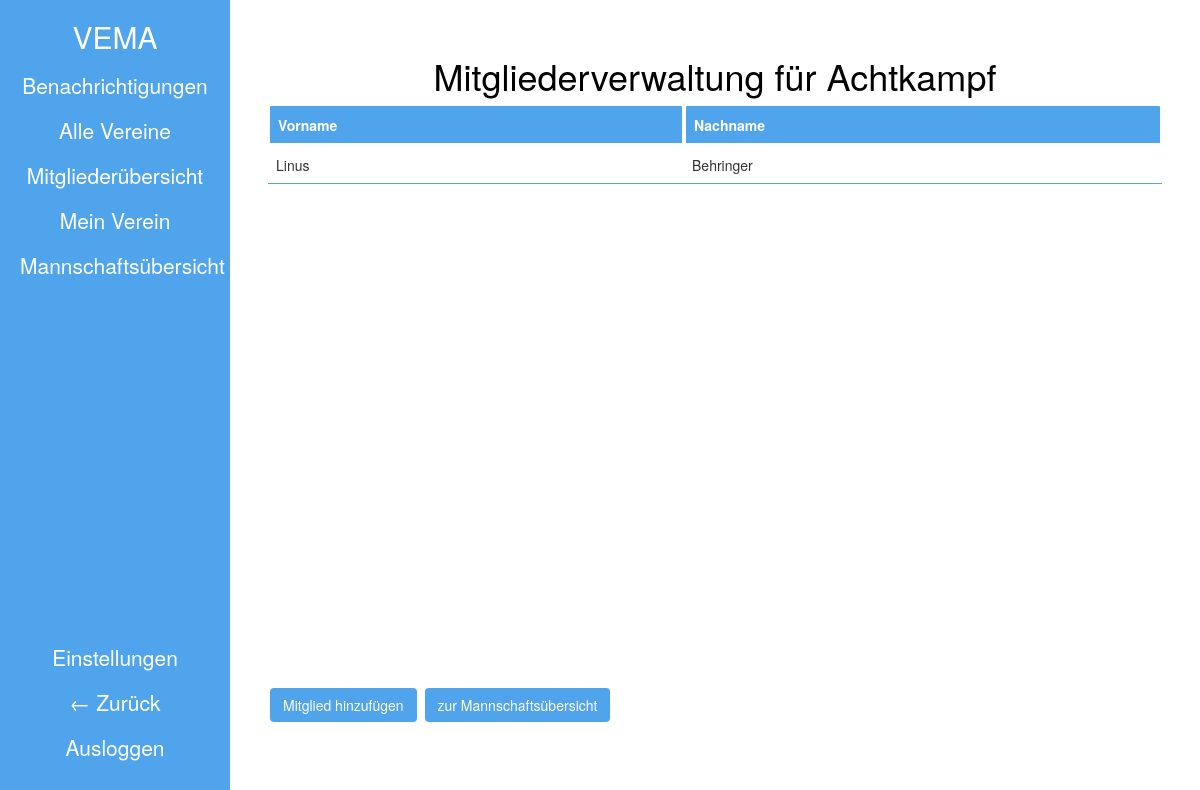
Screenshot of /teams/13/9/addTeamMember/ (signed in) with the database file from the repository.
### manageyourclub/teams/models.py (models this page shows)
class TeamModel(models.Model):
    teamName = models.CharField(max_length=30)
    clubId = models.ForeignKey(to=ClubModel, on_delete=models.CASCADE)
    sportId = models.ForeignKey(to=SportModel, on_delete=models.CASCADE)
    members = models.ManyToManyField(Membership, related_name="teams")

### manageyourclub/members/models.py (models this page shows, shortened)
class Membership(models.Model):
    club            = models.ForeignKey(to=ClubModel, on_delete=models.CASCADE)
    number          = models.AutoField(primary_key=True, unique=True)
    paymentState    = models.CharField(max_length=10, blank=True, null=True) # später vlt mit default
    paymentMethod   = models.ForeignKey(to=PaymentMethod, on_delete=models.PROTECT, blank=True, null=True)
    memberFunction  = models.ForeignKey(to=MemberFunction, on_delete=models.PROTECT, blank=True, null=True)
    memberState     = models.ForeignKey(to=MemberState, on_delete=models.PROTECT, blank=True, null=True)
    member          = models.ForeignKey(to=CustomUser, on_delete=models.CASCADE)
    memberSince     = models.IntegerField()
    phone           = models.CharField(max_length=20, blank=True, null=True)
    class Meta:
        unique_together = ('member', 'club',)

### manageyourclub/users/models.py (models this page shows, shortened)
class CustomUser(AbstractBaseUser):
    email = models.EmailField(verbose_name='email', max_length = 60, unique=True)
    date_joined = models.DateField(verbose_name='date joined', auto_now_add=True)
    last_login = models.DateField(verbose_name='last login', auto_now=True)
    is_admin = models.BooleanField(default=False)
    is_active = models.BooleanField(default=True)
    is_staff = models.BooleanField(default=False)
    is_superuser = models.BooleanField(default=False)
    Vorname = models.CharField(max_length=30)
    Nachname = models.CharField(max_length=30)
    Geburtstag = models.DateField()
    Geschlecht = models.ForeignKey(to=Gender, on_delete=models.PROTECT)
    Adresse = models.ForeignKey(to=AddressModel, on_delete=models.PROTECT)
    email_confirmed = models.BooleanField(default=False)
    objects = CustomUserManager()
    USERNAME_FIELD = 'email'
    REQUIRED_FIELDS = ['Vorname', 'Nachname', 'Geburtstag', 'Geschlecht', 'Adresse']

### manageyourclub/teams/views.py (the view)
# urls.py: path('<int:club>/<int:team>/addTeamMember/', addTeamMemberView, name='addTeamMember'),
def addTeamMemberView(request, team, club):
    if not request.user.is_authenticated:
        return redirect('login')
    club = ClubModel.objects.get(pk=club)
    team = TeamModel.objects.get(pk=team)
    teamMembers = team.members.all()
    form = AddTeamMemberForm()
    if request.method == 'POST':
        form = AddTeamMemberForm(request.POST)
        if form.is_valid():
            form.addMember(club, team)
    context = {
        'form': form,
        'team': team,
        'club': club,
        'teamMembers': teamMembers,
    }
    return render(request, 'teamMemberHandling/addTeamMember.html', context)

### manageyourclub/teams/templates/teamMemberHandling/addTeamMember.html
{% extends 'table.html' %}
{% block headline %}Mitgliederverwaltung für {{team.teamName }}{% endblock headline %}
{% block tablehead %}
    <th>Vorname</th>
    <th>Nachname</th>
{% endblock tablehead %}
{% block tablerows %}
    {% for member in teamMembers %}
        <tr>
            <td id="member_vorname_{{ forloop.counter }}">{{ member.member.Vorname }}</td>
            <td id="member_nachname_{{ forloop.counter }}">{{ member.member.Nachname }}</td>
        </tr>
    {% endfor %}
{% endblock tablerows %}
{% block underTable %}
    {% include 'teamMemberHandling/addTeamMemberPopup.html' %}
    <a href="{% url 'showAllTeams' club=club.id %}" id="all_teams_link">
        <button type="button" class="btn btn-default" style="margin-left: 4px; border-color: transparent; background-color: var(--vema-blue); color:var(--bg-color);" id="buttons">zur Mannschaftsübersicht</button>
    </a>
{% endblock underTable %}

### manageyourclub/static/css/base.css (style rules this page uses)
:root { --vema-blue: #50A4Eb; --grey: #ADB5BD; --bg-color: white; }

### manageyourclub/static/css/tables.css (style rules this page uses)
th { background-color: var(--vema-blue); color: white; border: 4px solid; border-radius: 4px; border-spacing: 4px; }
.table th, .table td { vertical-align: middle; }
td { border-bottom: 1px solid var(--vema-blue); }

### rows the page displays
TeamModel: teamName "Achtkampf"
Membership: member.Vorname "Linus", member.Nachname "Behringer"
